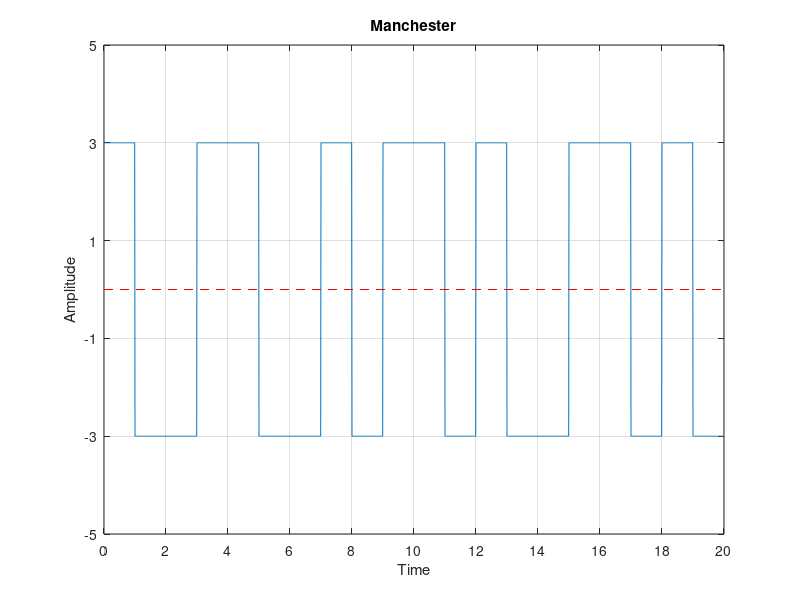

The MATLAB script that drew this image:
clear all;
close all;
clc;

bits = [1 0 1 0 0 1 1 0 1 1];
bit_duration = 2;

fs = 100;
Total_time = length(bits) * bit_duration;   # time needed to send whole data
t = 0: 1/fs: Total_time-(1/fs);

one = [ones(1, (fs/2) * bit_duration).*3, ones(1, (fs/2) * bit_duration).*-3];
zero = [ones(1, (fs/2) * bit_duration).*-3, ones(1, (fs/2) * bit_duration).*3];

# sender end
for i = 1 : length(bits)
  if bits(i) == 0
    manchester(((i-1) * bit_duration * fs) + 1 : i * bit_duration * fs) = zero;
  else
    manchester(((i-1) * bit_duration * fs) + 1 : i * bit_duration * fs) = one;
  endif
endfor

# ploting
plot(t, manchester);
xticks([0: bit_duration: Total_time]);
yticks([-5: 2: 5]);
ylim([-5, 5]);
xlim([0, Total_time]);
grid on;
title("Manchester");
xlabel("Time");
ylabel("Amplitude");
line ([0, Total_time], [0 0], "linestyle", "--", "color", "r");


# receiver end
for i = 1 : length(manchester)/(bit_duration * fs)
  if manchester(((i-1) * bit_duration * fs) + 1 : i * bit_duration * fs) == one
    rcv_data(i) = 1;
  else
    rcv_data(i) = 0;
  endif
endfor

disp(rcv_data);
